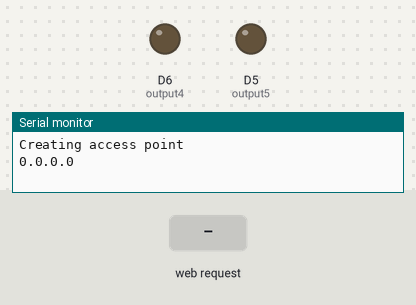
Recording of a sketch running on a simulated ESP8266 (NodeMCU). On the bench: output pins drawn as LEDs (lit = HIGH), the last lines printed to the serial monitor. The test bench sets the inputs (shaded band). WiFi joins after 1.5 s; servers stay silent unless stated.

Above: at 6.2 s.
6.3 s: HTTP request GET /5/on received
At 7.3 s:
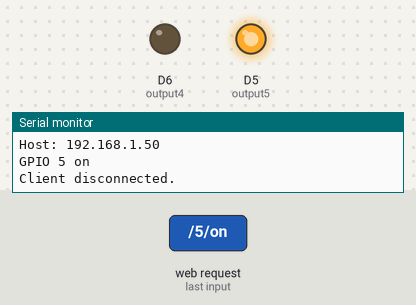
7.8 s: HTTP request GET /4/off received
At 11.7 s:
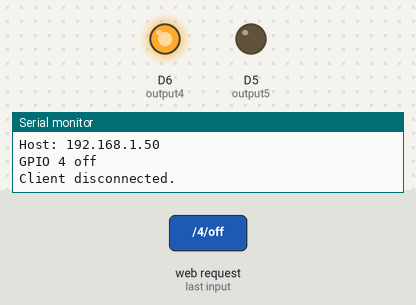
Timing chart, 0 to 15.8 s (numbered marks = the images above; inputs shaded):
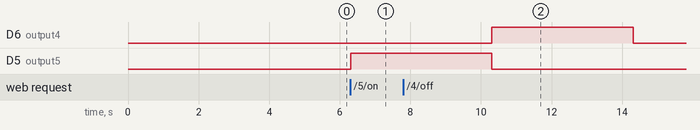

Measured:
- after the input at 6.3 s, D5 (output5): LOW → HIGH at once
- after the input at 7.8 s, D6 (output4): LOW → HIGH after 2.5 s, → LOW 4.0 s later

The sketch:

lock_mechanism_FINAL.ino
```cpp
// Load Wi-Fi library
#include <ESP8266WiFi.h>

// Replace with your network credentials
const char* ssid     = "testing";
const char* password = "wifipass";

// Set web server port number to 80
WiFiServer server(80);

// Variable to store the HTTP request
String header;

// Auxiliar variables to store the current output state
String output5State = "off";
String output4State = "off";

// Assign output variables to GPIO pins
const int output5 = D5;
const int output4 = D6;

// Current time
unsigned long currentTime = millis();
// Previous time
unsigned long previousTime = 0;
// Define timeout time in milliseconds (example: 2000ms = 2s)
const long timeoutTime = 2000;

void setup() {
  Serial.begin(115200);
  // Initialize the output variables as outputs
  pinMode(output5, OUTPUT);
  pinMode(output4, OUTPUT);
  // Set outputs to LOW
  digitalWrite(output5, LOW);
  digitalWrite(output4, LOW);

  WiFi.softAP(ssid, password);//creating access point
  IPAddress ServerIP(192,168,4,1);
  // Connect to Wi-Fi network with SSID and password
  /*Serial.print("Connecting to ");
  Serial.println(ssid);
  WiFi.begin(ssid, password);
  while (WiFi.status() != WL_CONNECTED) {
    delay(500);
    Serial.print(".");
  }
  // Print local IP address and start web server
  Serial.println("");
  Serial.println("WiFi connected.");
  Serial.println("IP address: ");*/
  delay(5000);
  Serial.println("Creating access point");
  Serial.println(WiFi.localIP());
  server.begin();
}

void loop() {
  WiFiClient client = server.available();   // Listen for incoming clients
  int choice=0;
  if (client) {                             // If a new client connects,
    Serial.println("New Client.");          // print a message out in the serial port
    String currentLine = "";                // make a String to hold incoming data from the client
    currentTime = millis();
    previousTime = currentTime;

    while (client.connected() && currentTime - previousTime <= timeoutTime) { // loop while the client's connected
      currentTime = millis();
      if (client.available()) {             // if there's bytes to read from the client,
        char c = client.read();             // read a byte, then
        Serial.write(c);                    // print it out the serial monitor
        header += c;
        if (c == '\n') {                    // if the byte is a newline character
          // if the current line is blank, you got two newline characters in a row.
          // that's the end of the client HTTP request, so send a response:
          if (currentLine.length() == 0) {
            // HTTP headers always start with a response code (e.g. HTTP/1.1 200 OK)
            // and a content-type so the client knows what's coming, then a blank line:
            client.println("HTTP/1.1 200 OK");
            client.println("Content-type:text/html");
            client.println("Connection: close");
            client.println();

            // turns the GPIOs on and off
            if (header.indexOf("GET /5/on") >= 0) {
              Serial.println("GPIO 5 on");
              output5State = "on";
              choice=1;
              //delay(4000);
            } else if (header.indexOf("GET /5/off") >= 0) {
              Serial.println("GPIO 5 off");
              output5State = "off";
              choice=1;
            } else if (header.indexOf("GET /4/on") >= 0) {
              Serial.println("GPIO 4 on");
              output4State = "on";
              choice=2;
            } else if (header.indexOf("GET /4/off") >= 0) {
              Serial.println("GPIO 4 off");
              choice=2;
            }

            // Display the HTML web page
            client.println("<!DOCTYPE html><html>");
            client.println("<head><meta name=\"viewport\" content=\"width=device-width, initial-scale=1\">");
            client.println("<link rel=\"icon\" href=\"data:,\">");
            // CSS to style the on/off buttons
            // Feel free to change the background-color and font-size attributes to fit your preferences
            client.println("<style>html { font-family: Helvetica; display: inline-block; margin: 0px auto; text-align: center;}");
            client.println(".button { background-color: #195B6A; border: none; color: white; padding: 16px 40px;");
            client.println("text-decoration: none; font-size: 30px; margin: 2px; cursor: pointer;}");
            client.println(".button2 {background-color: #77878A;}</style></head>");

            // Web Page Heading
            client.println("<body><h1>ESP8266 Web Server</h1>");

            // Display current state, and ON/OFF buttons for GPIO 5
            client.println("<p>GPIO 5 - State " + output5State + "</p>");
            // If the output5State is off, it displays the ON button
            if (output5State == "off") {
              client.println("<p><a href=\"/5/on\"><button class=\"button\">ON</button></a></p>");
            } else {
              client.println("<p><a href=\"/5/off\"><button class=\"button button2\">OFF</button></a></p>");
            }

            // Display current state, and ON/OFF buttons for GPIO 4
            client.println("<p>GPIO 4 - State " + output4State + "</p>");
            // If the output4State is off, it displays the ON button
            if (output4State == "off") {
              client.println("<p><a href=\"/4/on\"><button class=\"button\">ON</button></a></p>");
            } else {
              client.println("<p><a href=\"/4/off\"><button class=\"button button2\">OFF</button></a></p>");
            }
            client.println("</body></html>");

            // The HTTP response ends with another blank line
            client.println();
            // Break out of the while loop
            break;
          } else { // if you got a newline, then clear currentLine
            currentLine = "";
          }
        } else if (c != '\r') {  // if you got anything else but a carriage return character,
          currentLine += c;      // add it to the end of the currentLine
        }
      }
    }
    // Clear the header variable
    header = "";
    // Close the connection
    client.stop();
    Serial.println("Client disconnected.");
    Serial.println("");
  }
  if(choice==1)
  {
    digitalWrite(output5, HIGH);
    digitalWrite(output4, LOW);
    delay(4000);
    digitalWrite(output5, LOW);
  }
  if(choice==2)
  {
    digitalWrite(output4, HIGH);
    digitalWrite(output5, LOW);
    delay(4000);
    digitalWrite(output4, LOW);
  }
}
```
